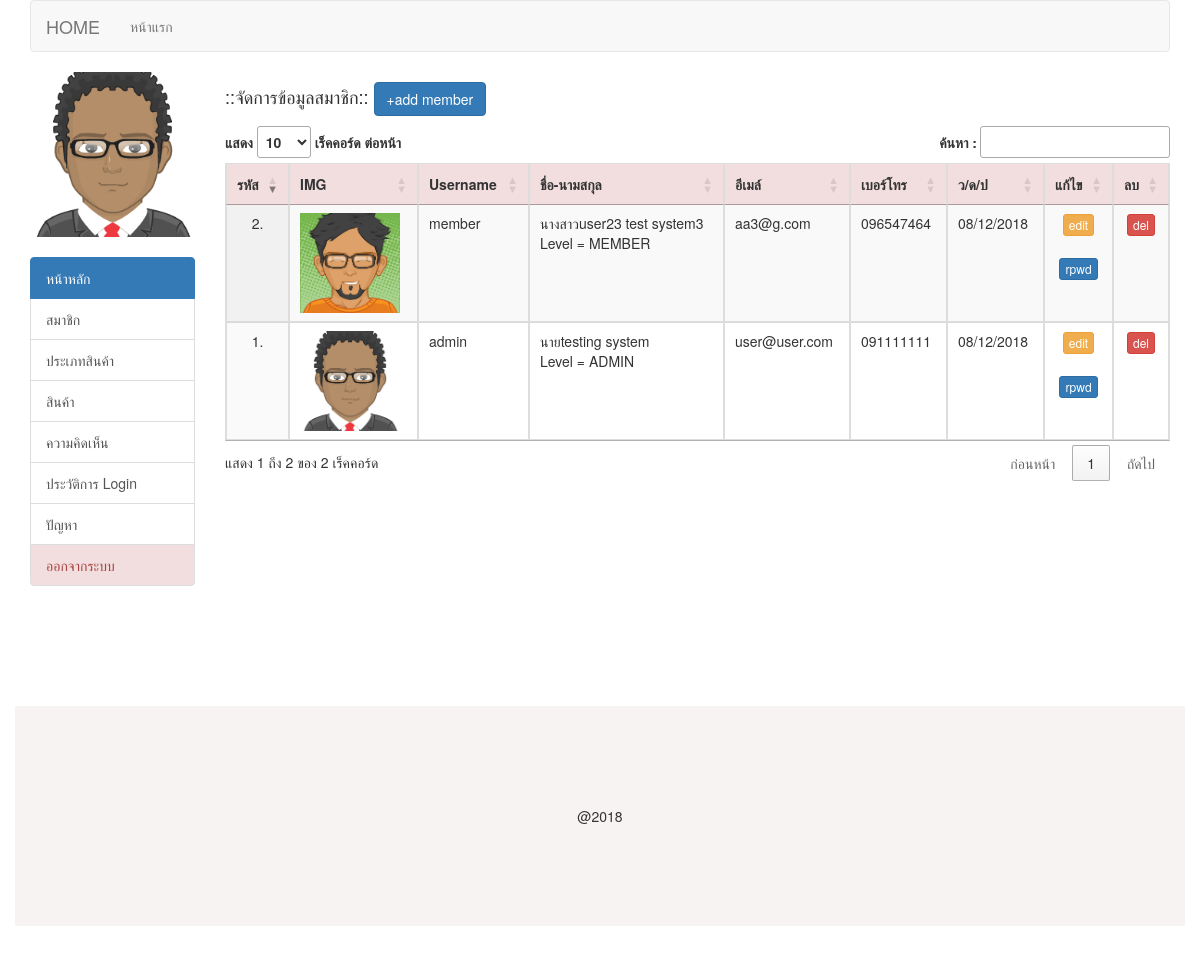
/admin/member.php (signed in), run on the app's committed database.
### tables this page shows
CREATE TABLE `tbl_member` (
  `m_id` int(11) NOT NULL,
  `m_username` varchar(50) NOT NULL,
  `m_password` varchar(128) NOT NULL,
  `m_fname` varchar(20) NOT NULL,
  `m_name` varchar(100) NOT NULL,
  `m_lname` varchar(100) NOT NULL,
  `m_email` varchar(50) NOT NULL,
  `m_phone` varchar(20) NOT NULL,
  `m_img` varchar(50) NOT NULL,
  `m_level` varchar(10) NOT NULL,
  `m_datesave` timestamp NOT NULL DEFAULT CURRENT_TIMESTAMP
);

### admin/member_list.php (the view, shortened to what this page needs)
<?php
$query = "SELECT * FROM tbl_member ORDER BY m_id DESC" or die("Error:" . mysqli_error());
$result = mysqli_query($condb, $query);
echo "<table id='example' class='display table table-bordered table-hover' cellspacing='0'>";
  echo "
  <thead>
  <tr align='center' class='danger'>
    <th>รหัส</th>
    <th>IMG</th>
    <th>Username</th>
    <th>ชื่อ-นามสกุล</th>
    <th>อีเมล์</th>
    <th>เบอร์โทร</th>
    <th>ว/ด/ป</th>
    <th>แก้ไข</th>
    <th>ลบ</th>
  </tr>
  </thead>
  ";
  while($row = mysqli_fetch_array($result)) {
  echo "<tr>";
    echo "<td align='center'>" .$row["m_id"] .'.'  ."</td> ";
    echo "<td>"."<img src='../mimg/".$row['m_img']."' width='100'>"."</td>";
    echo "<td>" .$row["m_username"] .  "</td> ";
    echo "<td>"
      .$row["m_fname"].$row["m_name"]
      .' '
      .$row["m_lname"];
      echo '<br/>';
      echo 'Level = '.$row["m_level"];
    echo "</td> ";
    echo "<td>" .$row["m_email"] .  "</td> ";
    echo "<td>" .$row["m_phone"] .  "</td> ";
    echo "<td>" .date('d/m/Y',strtotime($row["m_datesave"])) .  "</td> ";
    echo "<td align='center'>
      <a href='member.php?ID=$row[0]&act=edit' class='btn btn-warning btn-xs'>edit</a>
      <br><br>
      <a href='member.php?ID=$row[0]&act=rwd' class='btn btn-primary btn-xs'>rpwd</a>
    </td> ";
    echo "<td align='center'>
      <a href='member_del_db.php?ID=$row[0]' onclick=\"return confirm('Do you want to delete this record? !!!')\" class='btn btn-danger btn-xs'>del</a></td> ";
    echo "</tr>";
    }
  echo "</table>";
  ?>

### admin/menu_l.php
<img src="../mimg/<?php echo $m_img;?>" alt="" width="100%">
<br><br>
<div class="list-group">
	<a href="index.php" class="list-group-item active">
		หน้าหลัก
	</a>
	<a href="member.php" class="list-group-item">สมาชิก</a>
	<a href="prdtype.php" class="list-group-item">ประเภทสินค้า</a>
	<a href="prd.php" class="list-group-item">สินค้า</a>
	<a href="comment.php" class="list-group-item">ความคิดเห็น</a>
	<a href="index.php?act=log_login" class="list-group-item">ประวัติการ Login</a>
	<a href="problem.php" class="list-group-item">ปัญหา</a>
	<a href="../logout.php" onclick="return confirm('Confirm?');" class="list-group-item list-group-item-danger">ออกจากระบบ</a>
</div>

### data on the page
tbl_member: m_img (picture), m_id "1", m_username "admin", m_fname "นาย", m_name "testing", m_lname "system", m_level "ADMIN", m_email "user@user.com", m_phone "091111111", m_datesave "08/12/2018"
tbl_member: m_id "2", m_img (picture), m_username "member", m_fname "นางสาว", m_name "user23", m_lname "test system3", m_level "MEMBER", m_email "aa3@g.com", m_phone "096547464", m_datesave "08/12/2018"
